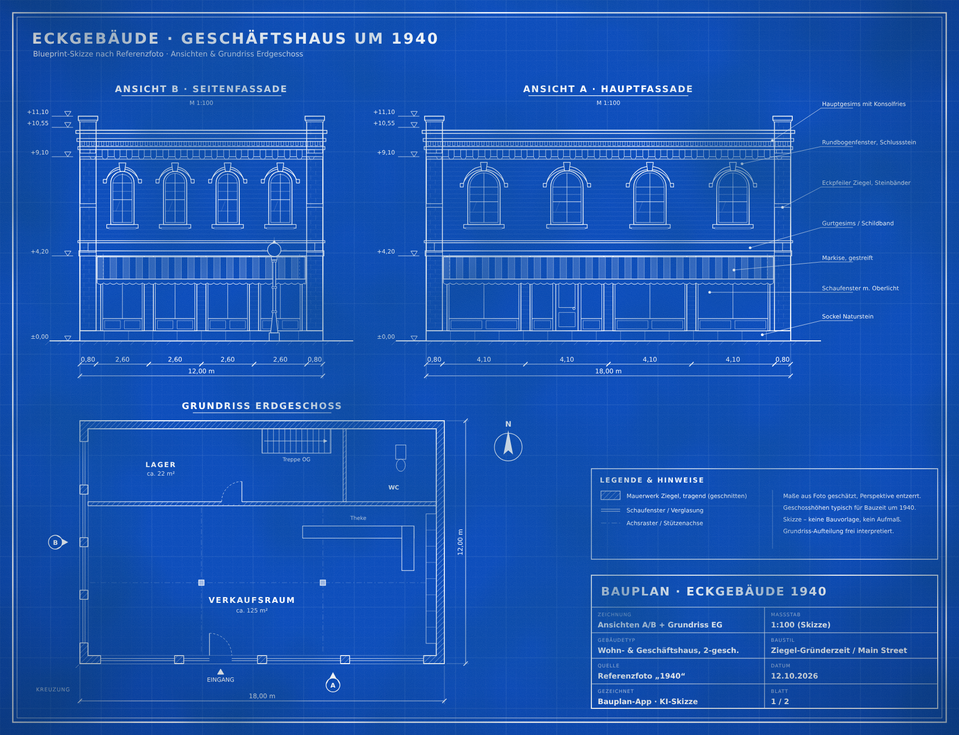
#> input picture blueprint/eckhaus_1940.png, 959 x 735 px, shrunk from 1800 x 1380 before the run
$ python neon_glow.py ../eckhaus_1940.png ../eckhaus_1940.png ../eckhaus_1940.png
#> lines starting #> are read from the running program, lines starting #| are printed output that depends on the picture; after the words box and inside, x2 and y2 are one past the last pixel; in counts of white or black regions, pixels touching at a corner belong together
# -*- coding: utf-8 -*-
# NEON-GLOW: weisse Linien (Freestyle) -> gluehende Cyan-Linien auf dunklem Navy mit Bodenraster + Bloom.
# Reine Bildverarbeitung, die Geometrie bleibt 1:1. Aufruf (ComfyUI-Python): neon_glow.py <in.png> <out.png> [raster 0/1]
import sys, cv2, numpy as np
IN, OUT = sys.argv[1], sys.argv[2]; RASTER = len(sys.argv) > 3 and sys.argv[3] == '1'
g = cv2.imread(IN, cv2.IMREAD_GRAYSCALE); h, w = g.shape
#> after `h, w = g.shape`: h = 735; w = 959
lines = cv2.threshold(g, 60, 255, cv2.THRESH_BINARY)[1].astype(np.float32) / 255.0
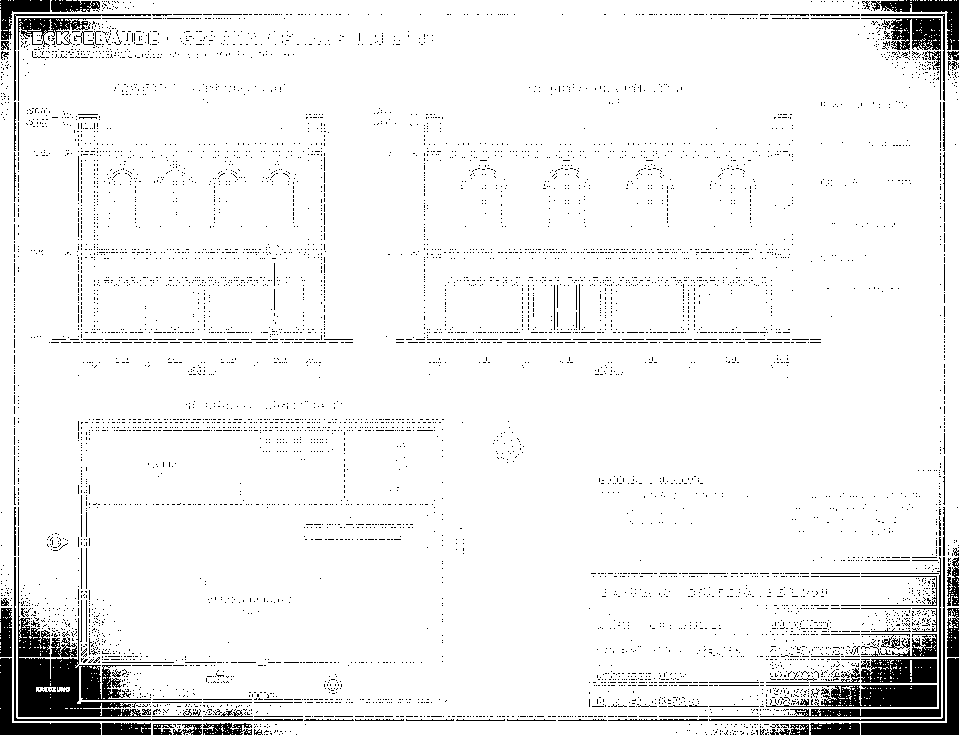
#> lines: shape (735, 959) float32; values 0 (black) and 1 (white), 93.7% white; 6195 black regions (6046 under 20 px), largest, box (x1, y1, x2, y2) and area: (18, 557, 151, 717) 6133, (766, 685, 937, 707) 2340, (0, 658, 101, 735) 1984
bg = np.zeros((h, w, 3), np.float32); bg[:] = (0.09, 0.035, 0.02)   # BGR: dunkles Navy
# leichter Vertikalverlauf
grad = np.linspace(1.4, 0.7, h, dtype=np.float32)[:, None, None]; bg = bg * grad
if RASTER:
    ras = np.zeros((h, w), np.float32); yh = int(h * 0.62)
    for x in range(0, w, 48): cv2.line(ras, (x, yh), (x, h), 1.0, 1)
    for y in range(yh, h, 36): cv2.line(ras, (0, y), (w, y), 1.0, 1)
    ras = cv2.GaussianBlur(ras, (0, 0), 0.8) * 0.18
    bg += ras[:, :, None] * np.array([0.9, 0.6, 0.15], np.float32)
core = lines[:, :, None] * np.array([1.0, 0.95, 0.75], np.float32)          # BGR: fast weiss-cyan
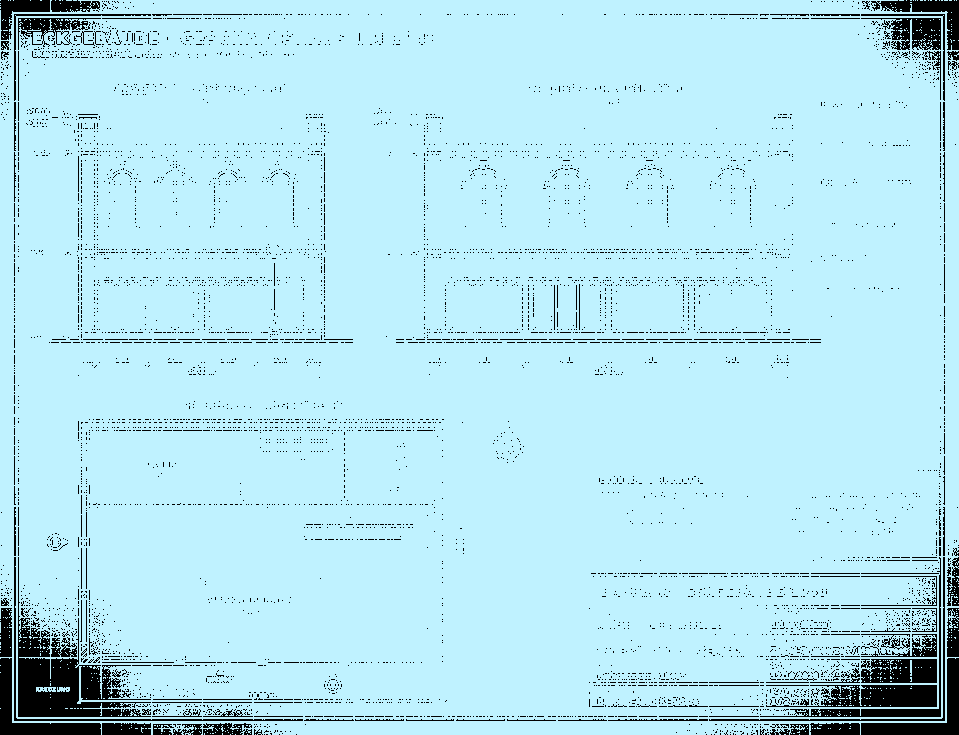
#> core: shape (735, 959, 3) float32; mean of channels 0, 1, 2 0.937, 0.884, 0.703; drawn as B, G, R
glow1 = cv2.GaussianBlur(lines, (0, 0), 2.5)[:, :, None] * np.array([1.0, 0.75, 0.25], np.float32) * 0.9
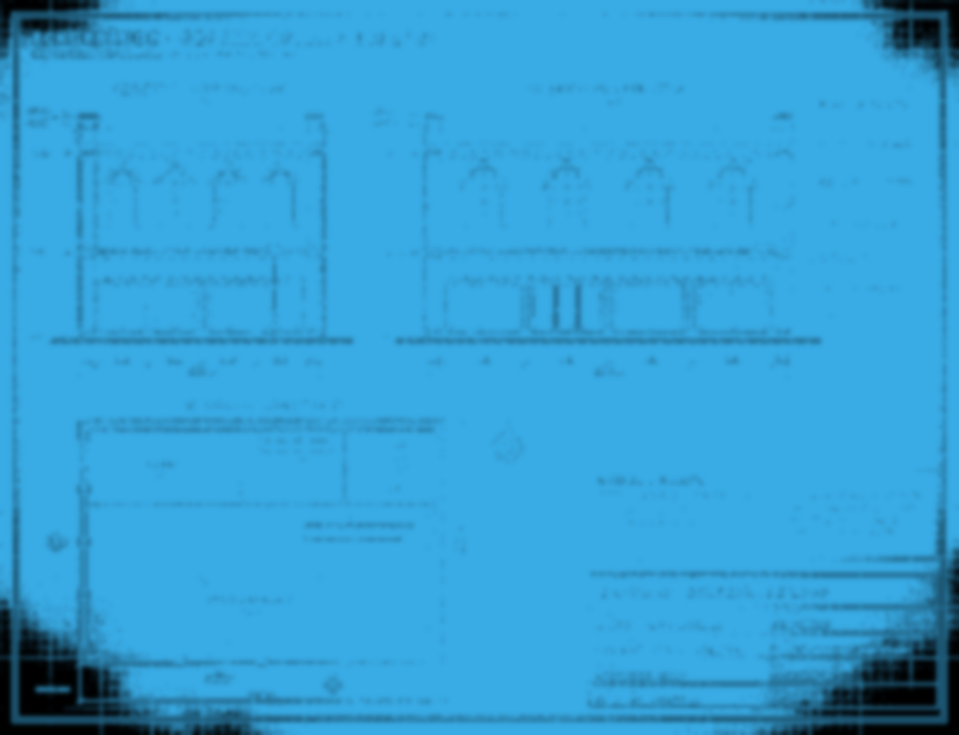
#> glow1: shape (735, 959, 3) float32; mean of channels 0, 1, 2 0.844, 0.634, 0.211; drawn as B, G, R
glow2 = cv2.GaussianBlur(lines, (0, 0), 9)[:, :, None] * np.array([1.0, 0.55, 0.1], np.float32) * 0.6
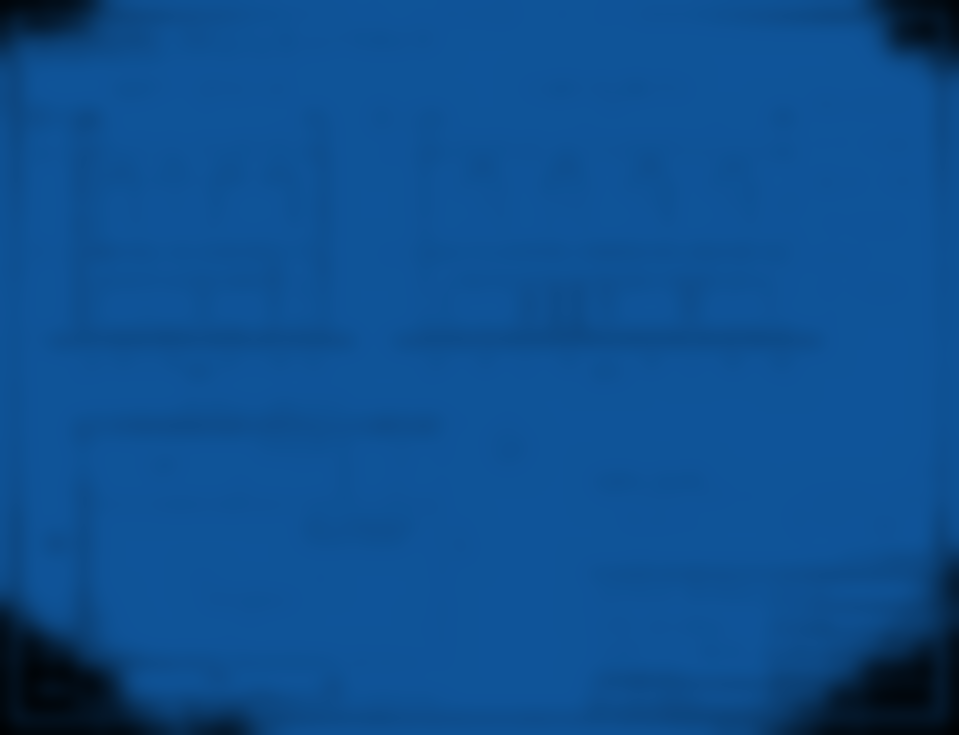
#> glow2: shape (735, 959, 3) float32; mean of channels 0, 1, 2 0.561, 0.309, 0.0562; drawn as B, G, R
glow3 = cv2.GaussianBlur(lines, (0, 0), 24)[:, :, None] * np.array([0.8, 0.35, 0.05], np.float32) * 0.35
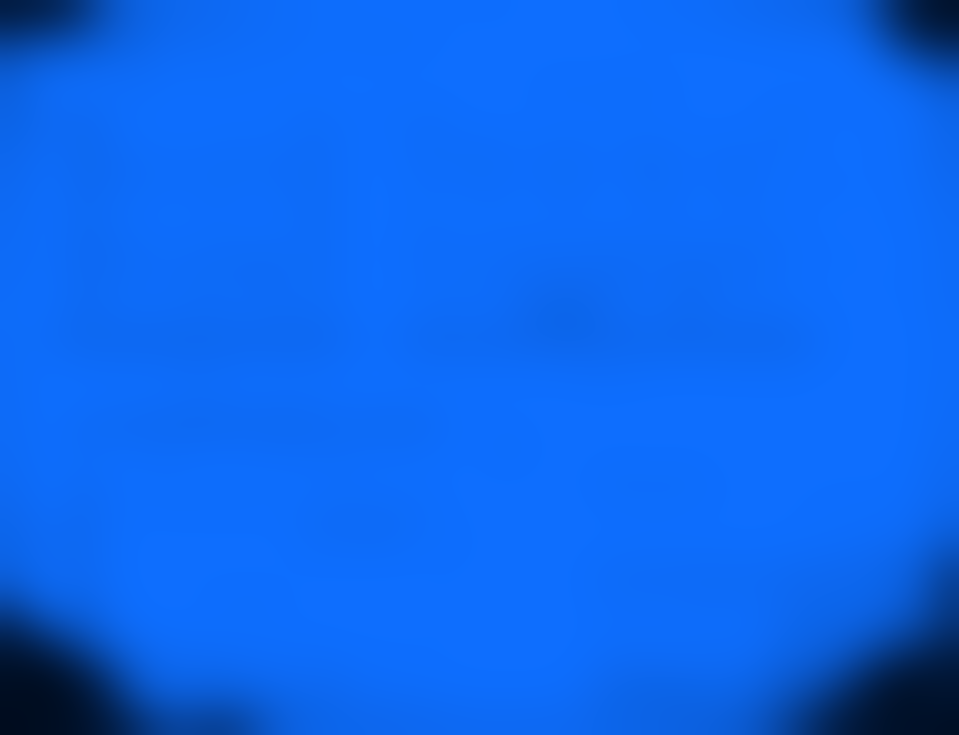
#> glow3: shape (735, 959, 3) float32; mean of channels 0, 1, 2 0.263, 0.115, 0.0164; drawn with min black and max white
img = np.clip(bg + glow3 + glow2 + glow1 + core, 0, 1)
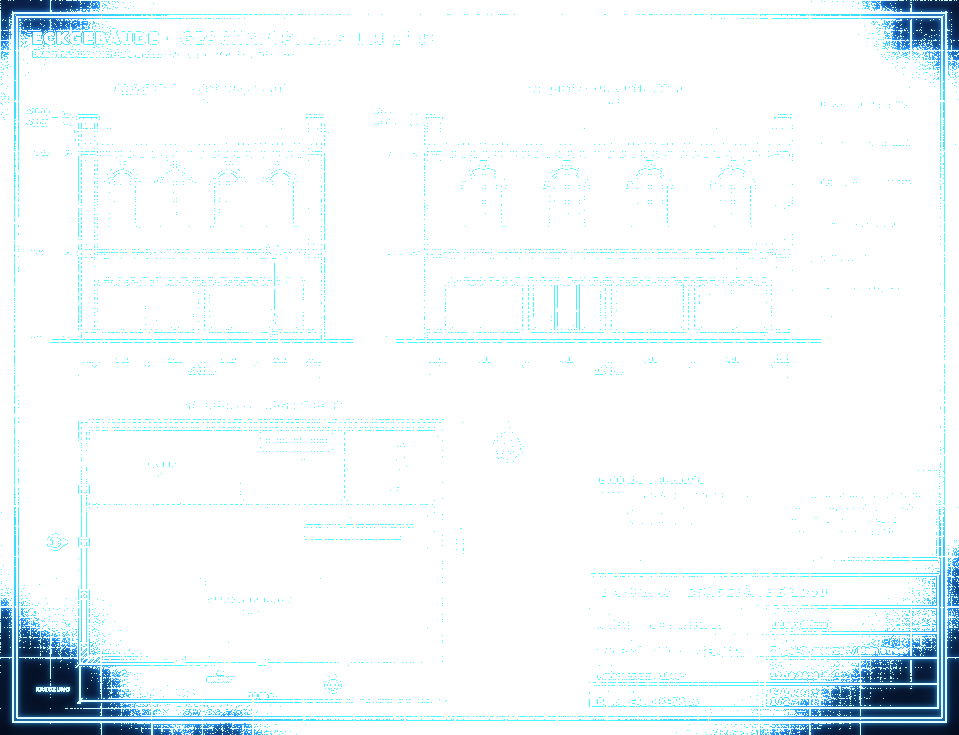
#> img: shape (735, 959, 3) float32; mean of channels 0, 1, 2 0.981, 0.972, 0.945; drawn as B, G, R
cv2.imwrite(OUT, (img * 255).astype(np.uint8)); print('OK', OUT)
#| OK ../eckhaus_1940.png
